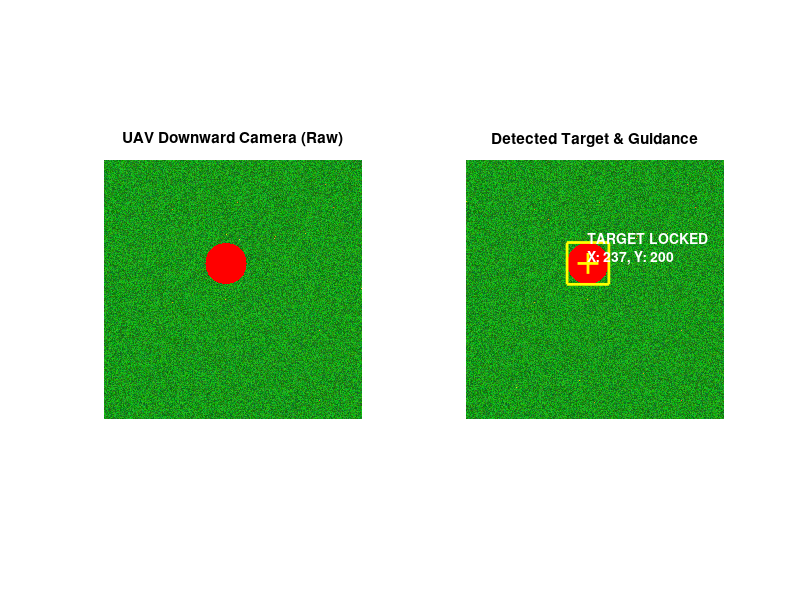

Write MATLAB code to recreate this figure.
%% ========================================================================
%  PROJECT: UAV Autonomous Target Detection & Precision Landing (Computer Vision)
%  AUTHOR: Serdar Sokmen
%  PLATFORM: MATLAB
%
%  DESCRIPTION:
%  This script processes imagery from a downward-facing UAV camera to
%  detect a specific landing target (Red Helipad).
%
%  ALGORITHM PIPELINE:
%  1. Generate Synthetic Camera Feed (Grass & Red Landing Pad).
%  2. Color Thresholding (Isolate Red Channel from RGB).
%  3. Noise Reduction (Morphological Operations).
%  4. Blob Analysis (Find Centroid & Bounding Box).
%  5. Guidance Logic (Calculate deviation from center).
% =========================================================================

clc; clear; close all;

%% 1. VIRTUAL CAMERA FEED GENERATION
% -------------------------------------------------------------------------
% Instead of loading a file, we create a synthetic environment matrix.
image_size = 500;
img = zeros(image_size, image_size, 3, 'uint8'); % Blank black image

% A. Background: Green Grass (Random texture)
img(:,:,1) = randi([0, 50], image_size, image_size);    % R (Low)
img(:,:,2) = randi([100, 200], image_size, image_size); % G (High - Green)
img(:,:,3) = randi([0, 50], image_size, image_size);    % B (Low)

% B. Target: Red Circular Helipad
% Randomly place the target within the frame
center_x = randi([100, 400]);
center_y = randi([100, 400]);
radius = 40;

[X, Y] = meshgrid(1:image_size, 1:image_size);
dist = sqrt((X - center_x).^2 + (Y - center_y).^2);
mask_circle = dist <= radius;

% Paint the circle Red
r_channel = img(:,:,1); r_channel(mask_circle) = 255; img(:,:,1) = r_channel;
g_channel = img(:,:,2); g_channel(mask_circle) = 0;   img(:,:,2) = g_channel;
b_channel = img(:,:,3); b_channel(mask_circle) = 0;   img(:,:,3) = b_channel;

% C. Add Noise (Simulate sensor static or white debris)
noise_spots = randi([1, image_size*image_size], 1, 50);
img(noise_spots) = 255;

%% 2. IMAGE PROCESSING PIPELINE
% -------------------------------------------------------------------------
% Step A: Color Thresholding (Find Red Objects)
% Logic: Red channel must be high, Green and Blue must be low.
red_threshold = img(:,:,1) > 150 & img(:,:,2) < 100 & img(:,:,3) < 100;

% Step B: Cleaning (Morphological Operations)
% Remove small white noise dots (Opening operation)
binary_mask = bwareaopen(red_threshold, 50); 

% Step C: Blob Analysis
% Extract properties of the white regions
stats = regionprops(binary_mask, 'Centroid', 'Area', 'BoundingBox');

%% 3. VISUALIZATION & GUIDANCE
% -------------------------------------------------------------------------
figure('Name', 'Autonomous Landing Target Detection', 'Color', 'w');

% Original Camera Feed
subplot(1, 2, 1);
imshow(img);
title('UAV Downward Camera (Raw)');

% Processed Feed with Overlay
subplot(1, 2, 2);
imshow(img); hold on;
title('Detected Target & Guidance');

found_target = false;

% Iterate through detected blobs
for k = 1:length(stats)
    % Filter by Area: Ignore objects smaller than 1000 pixels
    if stats(k).Area > 1000 
        found_target = true;
        centroid = stats(k).Centroid;
        box = stats(k).BoundingBox;
        
        % 1. Draw Bounding Box
        rectangle('Position', box, 'EdgeColor', 'y', 'LineWidth', 2);
        
        % 2. Mark the Center (+)
        plot(centroid(1), centroid(2), 'y+', 'MarkerSize', 15, 'LineWidth', 2);
        
        % 3. Display Coordinates
        text(centroid(1), centroid(2)-30, ...
            sprintf('TARGET LOCKED\nX: %0.0f, Y: %0.0f', centroid(1), centroid(2)), ...
            'Color', 'white', 'FontSize', 10, 'FontWeight', 'bold');
        
        % Console Report
        fprintf('TARGET FOUND! Centroid: X=%0.0f, Y=%0.0f\n', centroid(1), centroid(2));
        
        % Calculate Error for PID Controller (Deviation from Image Center)
        error_x = (image_size/2) - centroid(1);
        error_y = (image_size/2) - centroid(2);
        fprintf('Guidance Error: X_err=%.0f, Y_err=%.0f (Pixels)\n', error_x, error_y);
    end
end

if ~found_target
    text(20, 20, 'NO TARGET FOUND', 'Color', 'red', 'FontSize', 14);
    fprintf('Status: Searching for target...\n');
end